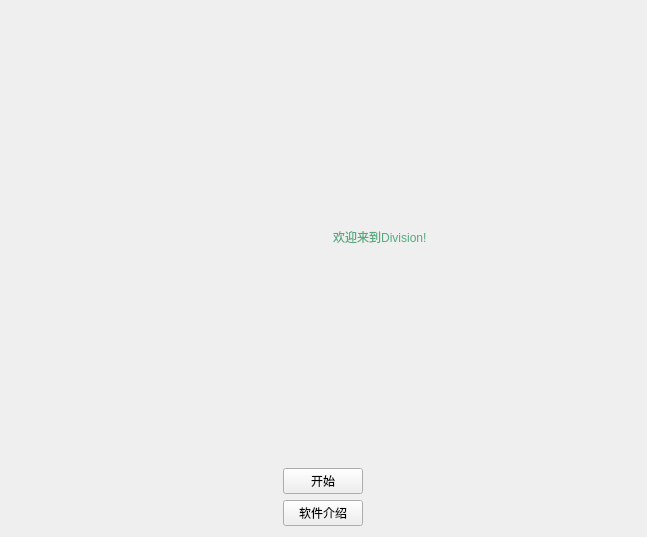
<?xml version="1.0" encoding="UTF-8"?>
<ui version="4.0">
 <class>Form</class>
 <widget class="QWidget" name="Form">
  <property name="geometry">
   <rect>
    <x>0</x>
    <y>0</y>
    <width>647</width>
    <height>537</height>
   </rect>
  </property>
  <property name="windowTitle">
   <string>Division</string>
  </property>
  <layout class="QGridLayout" name="gridLayout">
   <item row="0" column="0">
    <layout class="QVBoxLayout" name="verticalLayout">
     <item>
      <widget class="QLabel" name="label">
       <property name="styleSheet">
        <string notr="true">font: 26pt &quot;Adobe Devanagari&quot;;
color: rgb(85, 170, 127);</string>
       </property>
       <property name="text">
        <string>                                  欢迎来到Division!</string>
       </property>
      </widget>
     </item>
     <item>
      <layout class="QHBoxLayout" name="horizontalLayout_2">
       <item>
        <widget class="QPushButton" name="pushButton">
         <property name="enabled">
          <bool>true</bool>
         </property>
         <property name="sizePolicy">
          <sizepolicy hsizetype="Fixed" vsizetype="Fixed">
           <horstretch>0</horstretch>
           <verstretch>0</verstretch>
          </sizepolicy>
         </property>
         <property name="text">
          <string>开始</string>
         </property>
        </widget>
       </item>
      </layout>
     </item>
     <item>
      <layout class="QHBoxLayout" name="horizontalLayout_3">
       <item>
        <widget class="QPushButton" name="pushButton_2">
         <property name="sizePolicy">
          <sizepolicy hsizetype="Fixed" vsizetype="Fixed">
           <horstretch>0</horstretch>
           <verstretch>0</verstretch>
          </sizepolicy>
         </property>
         <property name="text">
          <string>软件介绍</string>
         </property>
        </widget>
       </item>
      </layout>
     </item>
    </layout>
   </item>
  </layout>
 </widget>
 <resources/>
 <connections/>
</ui>
